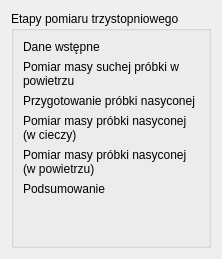
                    <widget class="QWidget" name="stageTripleMeasure">
                     <layout class="QVBoxLayout" name="verticalLayout_20">
                      <item>
                       <widget class="QGroupBox" name="groupBoxTripleMeasurementStages">
                        <property name="minimumSize">
                         <size>
                          <width>200</width>
                          <height>0</height>
                         </size>
                        </property>
                        <property name="maximumSize">
                         <size>
                          <width>16777215</width>
                          <height>16777215</height>
                         </size>
                        </property>
                        <property name="title">
                         <string>Etapy pomiaru trzystopniowego</string>
                        </property>
                        <layout class="QVBoxLayout" name="verticalLayout_19">
                         <item>
                          <widget class="QLabel" name="labelStageDataTriple">
                           <property name="font">
                            <font>
                             <bold>false</bold>
                            </font>
                           </property>
                           <property name="text">
                            <string>Dane wstępne</string>
                           </property>
                           <property name="alignment">
                            <set>Qt::AlignmentFlag::AlignLeading|Qt::AlignmentFlag::AlignLeft|Qt::AlignmentFlag::AlignTop</set>
                           </property>
                          </widget>
                         </item>
                         <item>
                          <widget class="QLabel" name="labelStageDryMassTriple">
                           <property name="text">
                            <string>Pomiar masy suchej próbki w powietrzu</string>
                           </property>
                           <property name="alignment">
                            <set>Qt::AlignmentFlag::AlignLeading|Qt::AlignmentFlag::AlignLeft|Qt::AlignmentFlag::AlignTop</set>
                           </property>
                           <property name="wordWrap">
                            <bool>true</bool>
                           </property>
                          </widget>
                         </item>
                         <item>
                          <widget class="QLabel" name="labelStagePrepareSaturation">
                           <property name="text">
                            <string>Przygotowanie próbki nasyconej</string>
                           </property>
                           <property name="alignment">
                            <set>Qt::AlignmentFlag::AlignLeading|Qt::AlignmentFlag::AlignLeft|Qt::AlignmentFlag::AlignTop</set>
                           </property>
                           <property name="wordWrap">
                            <bool>true</bool>
                           </property>
                          </widget>
                         </item>
                         <item>
                          <widget class="QLabel" name="labelStageSaturationMass">
                           <property name="text">
                            <string>Pomiar masy próbki nasyconej 
(w cieczy)</string>
                           </property>
                           <property name="alignment">
                            <set>Qt::AlignmentFlag::AlignLeading|Qt::AlignmentFlag::AlignLeft|Qt::AlignmentFlag::AlignTop</set>
                           </property>
                           <property name="wordWrap">
                            <bool>true</bool>
                           </property>
                          </widget>
                         </item>
                         <item>
                          <widget class="QLabel" name="labelStageSaturatedMass">
                           <property name="text">
                            <string>Pomiar masy próbki nasyconej 
(w powietrzu)</string>
                           </property>
                           <property name="alignment">
                            <set>Qt::AlignmentFlag::AlignLeading|Qt::AlignmentFlag::AlignLeft|Qt::AlignmentFlag::AlignTop</set>
                           </property>
                           <property name="wordWrap">
                            <bool>true</bool>
                           </property>
                          </widget>
                         </item>
                         <item>
                          <widget class="QLabel" name="labelStageSummaryTriple">
                           <property name="text">
                            <string>Podsumowanie</string>
                           </property>
                           <property name="alignment">
                            <set>Qt::AlignmentFlag::AlignLeading|Qt::AlignmentFlag::AlignLeft|Qt::AlignmentFlag::AlignTop</set>
                           </property>
                           <property name="wordWrap">
                            <bool>true</bool>
                           </property>
                          </widget>
                         </item>
                         <item>
                          <spacer name="verticalSpacer_10">
                           <property name="orientation">
                            <enum>Qt::Orientation::Vertical</enum>
                           </property>
                           <property name="sizeHint" stdset="0">
                            <size>
                             <width>20</width>
                             <height>40</height>
                            </size>
                           </property>
                          </spacer>
                         </item>
                        </layout>
                       </widget>
                      </item>
                     </layout>
                    </widget>
